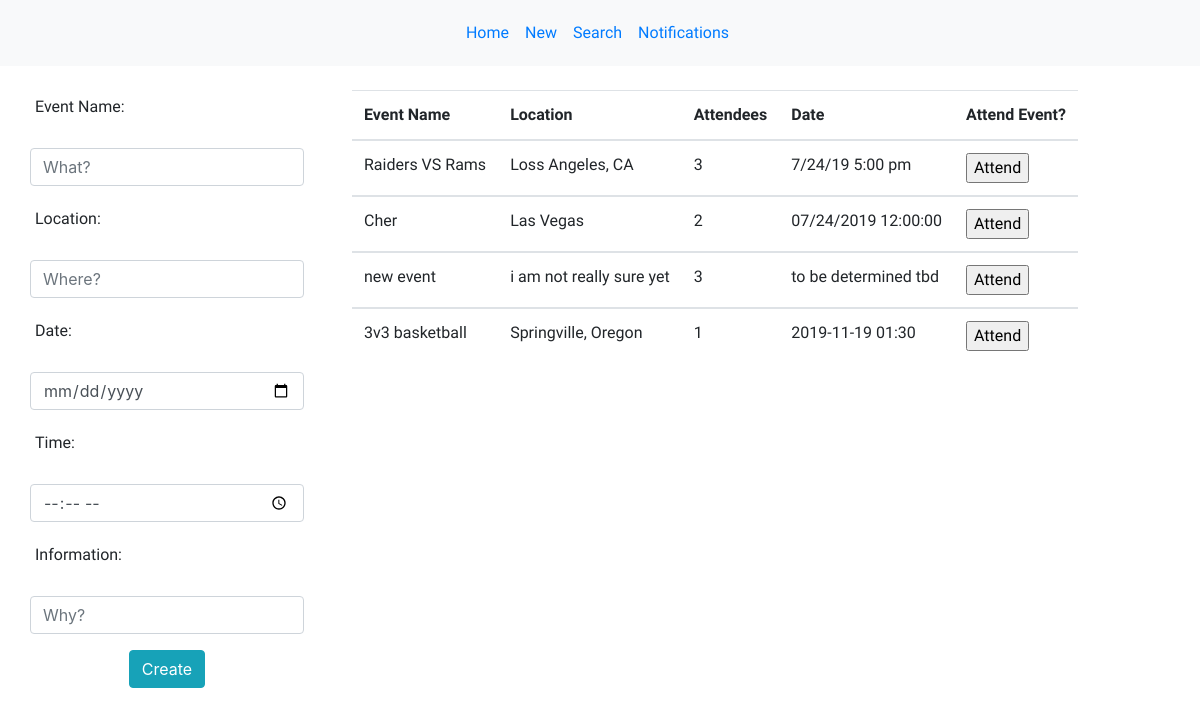
The app's page /new with its own data.
### models.py (models this page shows)
class Event(db.Model):
    __Tablename__ = "events"
    id = db.Column(db.Integer, primary_key=True)
    event_title = db.Column(db.String(100))
    date = db.Column(db.String(8))
    time = db.Column(db.String(12))
    location = db.Column(db.String(100))
    information = db.Column(db.TEXT)
    creator_id = db.Column(db.Integer, db.ForeignKey("user.id"), nullable=False)
    author = db.relationship('User', foreign_keys=[creator_id], backref="user_messages", cascade="all")
    events_that_have_attendees = db.relationship('User', lazy = 'dynamic', secondary = attendees_table)

### controller_functions.py (the view)
def new():
    events = Event.query.all()
    return render_template ("add_new_event_page.html", all_events = events)

### templates/add_new_event_page.html (shortened to what this page needs)
<!DOCTYPE html>
<html lang="en">
<head>
    <link rel="stylesheet" href="{{ url_for('static', filename='new.css') }}">
    <link rel="stylesheet" href="https://maxcdn.bootstrapcdn.com/bootstrap/4.3.1/css/bootstrap.min.css">
</head>
<body>
    <nav class="navbar navbar-expand-sm bg-light justify-content-center">
        <ul class="navbar-nav">
            <li class="nav-item">
                <a class="nav-link" href="#">Home</a>
            </li>
            <li class="nav-item">
                <a class="nav-link" href="/new">New</a>
            </li>
            <li class="nav-item">
                <a class="nav-link" href="#">Search</a>
            </li>
            <li class="nav-item">
                <a class="nav-link" href="#">Notifications</a>
            </li>
        </ul>
    </nav>
    <div class="container">
    <div class="errorMSG" id="error">
    </div>
    <div class="row">
        <div class="w-40">
            <form action="/addnew" method="POST" class=" ">
                <div class="form-group ">
                    <label for="Event"><p>Event Name:</p></label>
                    <input class="form-control" type="text" name="EventName" placeholder="What?">
                </div>
                <div class="form-group">
                    <label for="Location"><p>Location:</p></label>
                    <input class="form-control" type="text" name="Location" placeholder="Where?">
                </div>
                <div class="form-group">
                    <label for="Date"><p>Date:</p></label>
                    <input class="form-control" type="date" name="Date" placeholder="When?">
                </div>
                <div class="form-group">
                    <label for="Time"><p>Time:</p></label>
                    <input class="form-control" type="time" name="Time" placeholder="When?">
                </div>
                <div class="form-group">
                    <label for="Info"><p>Information:</p></label>
                    <input class="form-control" type="textarea" name="Info" placeholder="Why?" id="password">
                </div>
                <div class="row justify-content-center">
                    <input type="submit" class="btn btn-info" value="Create">
                </div>
            </form>
        </div>
        <div class="w-40 ml-5">
            <table class="table table-hover" >
                    <thead>
                        <tr>
                            <th> Event Name</th>
                            <th>Location</th>
                            <th>Attendees</th>
                            <th>Date</th>
                            <th>Attend Event?</th>
                        </tr>
                    </thead>
                    {% for event in all_events %}
                <tbody>
                    <tr>
                    <td>{{ event.event_title }}</td>
                    <td>{{ event.location }}</td>
                    <td>{{ event.events_that_have_attendees.count() }} </td>
                    <td>{{ event.date }} {{ event.time }} </td>
                    <form action="/new_attendee" method="post">
                        <td><input type="submit" value="Attend"></td>
                    </form>
                    </tr>
                </tbody>
                {% endfor %}
            </table>
        </div>
    </div>
</div>
</body>
</html>

### static/new.css (style rules this page uses)
p, th, td, ul { font-family: 'Mali', cursive; padding: 5px; }

### records on screen
Event: event_title "Raiders VS Rams", location "Loss Angeles, CA", events_that_have_attendees.count "3", date "7/24/19", time "5:00 pm"
Event: event_title "Cher", location "Las Vegas", events_that_have_attendees.count "2", date "07/24/2019", time "12:00:00"
Event: event_title "new event", location "i am not really sure yet", events_that_have_attendees.count "3", date "to be determined", time "tbd"
Event: event_title "3v3 basketball", location "Springville, Oregon", events_that_have_attendees.count "1", date "2019-11-19", time "01:30"
